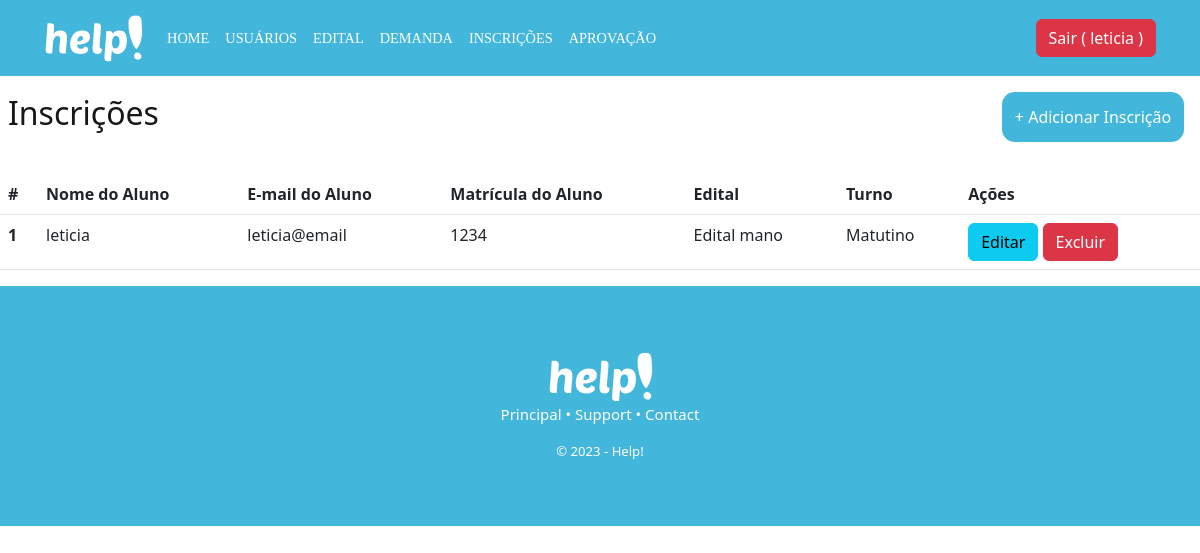
Before: /inscricao/recovery (signed in) with the older database file.
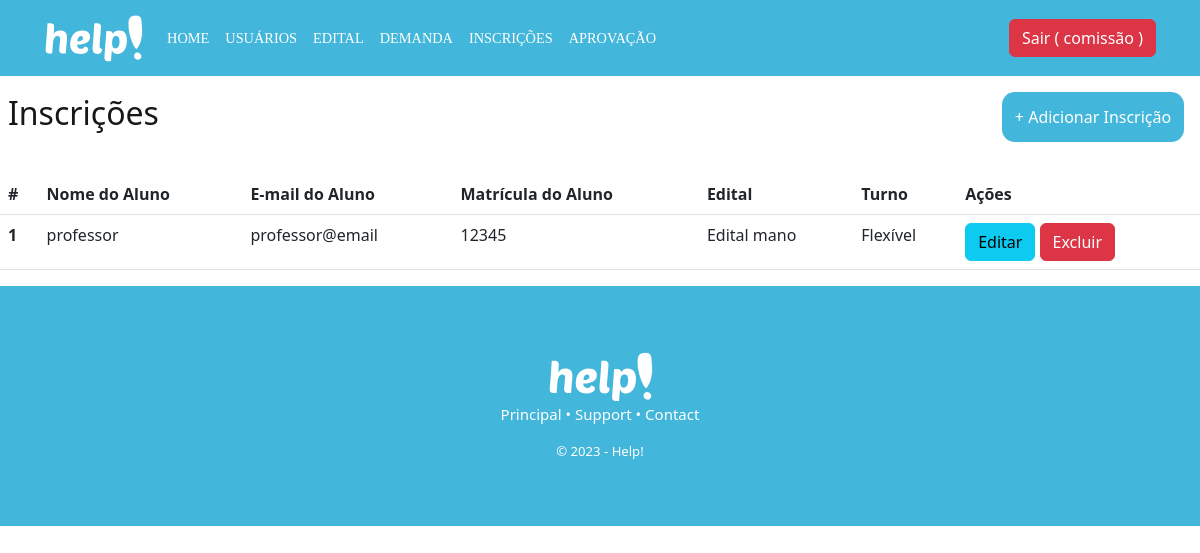
After: the same page with the newer database file.
### database/models.py (models this page shows, shortened)
class Usuario(db.Model, UserMixin):
  __tablename__= "usuario"
  id = db.Column(db.Integer, primary_key = True)
  nome = db.Column(db.String(100))
  email = db.Column(db.String(100))
  matricula = db.Column(db.String(100))
  senha = db.Column(db.String(100))
  admin = db.Column(db.Boolean)
  professor = db.Column(db.Boolean)

class Inscricao(db.Model):
  id = db.Column(db.Integer, primary_key = True)
  id_usuario = db.Column(db.Integer, db.ForeignKey('usuario.matricula'))
  id_edital = db.Column(db.Integer, db.ForeignKey('edital.id'))
  turno = db.Column(db.String(100))
  usuario = db.relationship('Usuario', foreign_keys=id_usuario)
  edital = db.relationship('Edital', foreign_keys=id_edital)

class Edital(db.Model):
  __tablename__= "edital"
  id = db.Column(db.Integer, primary_key = True)
  titulo = db.Column(db.String(100))
  paragrafo = db.Column(db.String(100))
  link = db.Column(db.String(100))

### controllers/inscricao.py (the view)
@bp_inscricao.route('/recovery')
@login_required
def recovery():
  inscricao = Inscricao.query.all()
  return render_template('inscricao_recovery.html', inscricao=inscricao)

### controllers/usuario.py (called while the page is built)
@lm.user_loader
def load_user(id):
  usuario = Usuario.query.filter_by(id=id).first()
  return usuario

### templates/inscricao_recovery.html (shortened to what this page needs)
{% extends 'header.html' %}
{% block container %}
<div id="recovery">
  <div class="nav">
    <h1 class="title-recovery">Inscrições</h1>
    <a href="/inscricao/create" class="btn btn-primary btn-adc" style="background-color: #43B6DB !important">+ Adicionar Inscrição</a>
  </div>
</div>
  <table class="table">
    <thead style="background-color: #43B6DB !important; color: white;">
      <tr>
        <th scope="col">#</th>
        <th scope="col">Nome do Aluno</th>
        <th scope="col">E-mail do Aluno</th>
        <th scope="col">Matrícula do Aluno</th>
        <th scope="col">Edital</th>
        <th scope="col">Turno</th>
        {% if current_user.admin %}
        <th scope="col">Ações</th>
        {% endif %}
      </tr>
    </thead>
    <tbody>
      {% for i in inscricao %}
        <tr>
          <th scope="row">{{i.id}}</th>
          <td>{{i.usuario.nome}}</td>
          <td>{{i.usuario.email}}</td>
          <td>{{i.usuario.matricula}}</td>
          <td>{{i.edital.titulo}}</td>
          <td>{{i.turno}}</td>
        {% if current_user.admin %}
          <td>
            <a href="/inscricao/update/{{i.id}}" class="btn btn-info">Editar</a>
				    <a href="/inscricao/delete/{{i.id}}" class="btn btn-danger">Excluir</a>
          </td>
        {% endif %}
        </tr>
	    {% endfor %}
    </tbody>
  </table>
{% endblock %}

### templates/header.html (shortened to what this page needs)
<!DOCTYPE html>
<html lang="pt-br">
<head>
  <link href="https://cdn.jsdelivr.net/npm/bootstrap@5.3.0-alpha1/dist/css/bootstrap.min.css" rel="stylesheet">
  <link rel="stylesheet" href="/static/header.css">
</head>
<body>
<nav class="navbar navbar-expand-lg bg-body-tertiary" style="background-color: #43B6DB !important; padding-left: 2rem; padding-right: 2rem;">
  <div class="container-fluid">
    <a class="navbar-brand" href="/usuarios/dashboard"><img src="/static/assets/help.svg" alt="..." height="50vh"></a>
    <div class="collapse navbar-collapse" id="navbarSupportedContent">
      <ul class="navbar-nav me-auto mb-2 mb-lg-0">
        <li class="nav-item">
          <a class="nav-link active" aria-current="page" href="/usuarios/dashboard">Home</a>
        </li>
        {% if current_user.admin %}
        <li class="nav-item">
          <a class="nav-link" href="/usuarios/recovery">Usuários</a>
        </li>
        {% endif %}
        {% if current_user.admin %}
        <li class="nav-item">
          <a class="nav-link" href="/edital/recovery">Edital</a>
        </li>
        {% endif %}
        {% if current_user.professor %}
        <li class="nav-item">
          <a class="nav-link" href="/demanda/recovery">Demanda</a>
        </li>
        {% endif %}
        {% if current_user.professor %}
        <li class="nav-item">
          <a class="nav-link" href="/inscricao/recovery">Inscrições</a>
        </li>
        {% endif %}
        {% if current_user.professor %}
        <li class="nav-item">
          <a class="nav-link" href="/aprovacao/recovery">Aprovação</a>
        </li>
        {% endif %}
      </ul>
      <form class="d-flex" role="search">
        <a href="{{url_for('usuarios.logoff')}}" class="btn btn-danger" id="button-sair">Sair ( {{current_user.nome}} )</a>
      </form>
    </div>
  </div>
</nav>
  {% block container %}
  {% endblock %}
    <footer>
      <img src="/static/assets/help.svg" alt="IFRN">
      <p>Principal • Support • Contact</p>
      <small>© 2023 - Help!</small>
    </footer>
</body>
</html>

Changed rows visible on the page:
changed Usuario: nome "leticia" → "comissão"
changed Inscricao "Edital mano": usuario.nome "leticia" → "professor"; usuario.email "leticia@email" → "professor@email"; usuario.matricula "1234" → "12345"; turno "Matutino" → "Flexível"
